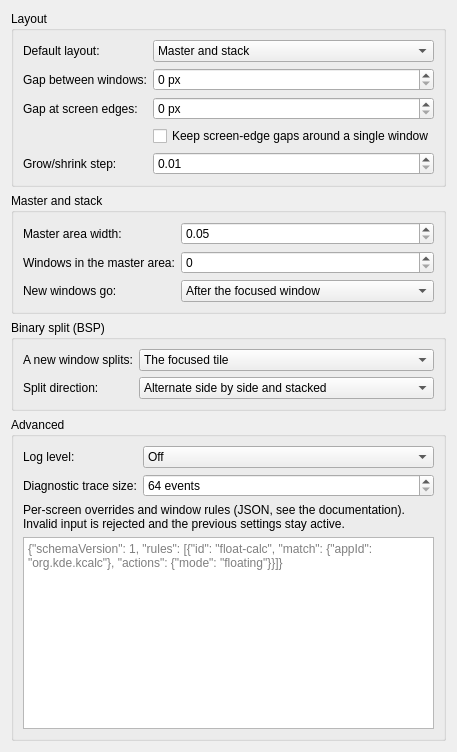
<?xml version="1.0" encoding="UTF-8"?>
<ui version="4.0">
 <class>PlastileConfigForm</class>
 <widget class="QWidget" name="PlastileConfigForm">
  <layout class="QVBoxLayout" name="mainLayout">
   <item>
    <widget class="QGroupBox" name="layoutGroup">
     <property name="title">
      <string>Layout</string>
     </property>
     <layout class="QFormLayout" name="layoutForm">
      <item row="0" column="0">
       <widget class="QLabel" name="layoutLabel">
        <property name="text">
         <string>Default layout:</string>
        </property>
        <property name="buddy">
         <cstring>kcfg_layout</cstring>
        </property>
       </widget>
      </item>
      <item row="0" column="1">
       <widget class="QComboBox" name="kcfg_layout">
        <property name="toolTip">
         <string>Layout for every screen and desktop. Change it per screen with the layout shortcuts.</string>
        </property>
        <item><property name="text"><string>Master and stack</string></property></item>
        <item><property name="text"><string>Binary split (BSP)</string></property></item>
        <item><property name="text"><string>Monocle (one window at a time)</string></property></item>
        <item><property name="text"><string>Floating (no tiling)</string></property></item>
       </widget>
      </item>
      <item row="1" column="0">
       <widget class="QLabel" name="gapInnerLabel">
        <property name="text">
         <string>Gap between windows:</string>
        </property>
        <property name="buddy">
         <cstring>kcfg_gapInner</cstring>
        </property>
       </widget>
      </item>
      <item row="1" column="1">
       <widget class="QSpinBox" name="kcfg_gapInner">
        <property name="suffix">
         <string> px</string>
        </property>
        <property name="maximum">
         <number>200</number>
        </property>
       </widget>
      </item>
      <item row="2" column="0">
       <widget class="QLabel" name="gapOuterLabel">
        <property name="text">
         <string>Gap at screen edges:</string>
        </property>
        <property name="buddy">
         <cstring>kcfg_gapOuter</cstring>
        </property>
       </widget>
      </item>
      <item row="2" column="1">
       <widget class="QSpinBox" name="kcfg_gapOuter">
        <property name="suffix">
         <string> px</string>
        </property>
        <property name="maximum">
         <number>200</number>
        </property>
       </widget>
      </item>
      <item row="3" column="1">
       <widget class="QCheckBox" name="kcfg_singleWindowGaps">
        <property name="text">
         <string>Keep screen-edge gaps around a single window</string>
        </property>
       </widget>
      </item>
      <item row="4" column="0">
       <widget class="QLabel" name="ratioStepLabel">
        <property name="text">
         <string>Grow/shrink step:</string>
        </property>
        <property name="buddy">
         <cstring>kcfg_ratioStep</cstring>
        </property>
       </widget>
      </item>
      <item row="4" column="1">
       <widget class="QDoubleSpinBox" name="kcfg_ratioStep">
        <property name="decimals">
         <number>2</number>
        </property>
        <property name="minimum">
         <double>0.010000000000000</double>
        </property>
        <property name="maximum">
         <double>0.500000000000000</double>
        </property>
        <property name="singleStep">
         <double>0.010000000000000</double>
        </property>
       </widget>
      </item>
     </layout>
    </widget>
   </item>
   <item>
    <widget class="QGroupBox" name="masterGroup">
     <property name="title">
      <string>Master and stack</string>
     </property>
     <layout class="QFormLayout" name="masterForm">
      <item row="0" column="0">
       <widget class="QLabel" name="masterRatioLabel">
        <property name="text">
         <string>Master area width:</string>
        </property>
        <property name="buddy">
         <cstring>kcfg_masterRatio</cstring>
        </property>
       </widget>
      </item>
      <item row="0" column="1">
       <widget class="QDoubleSpinBox" name="kcfg_masterRatio">
        <property name="decimals">
         <number>2</number>
        </property>
        <property name="minimum">
         <double>0.050000000000000</double>
        </property>
        <property name="maximum">
         <double>0.950000000000000</double>
        </property>
        <property name="singleStep">
         <double>0.050000000000000</double>
        </property>
       </widget>
      </item>
      <item row="1" column="0">
       <widget class="QLabel" name="masterCountLabel">
        <property name="text">
         <string>Windows in the master area:</string>
        </property>
        <property name="buddy">
         <cstring>kcfg_masterCount</cstring>
        </property>
       </widget>
      </item>
      <item row="1" column="1">
       <widget class="QSpinBox" name="kcfg_masterCount">
        <property name="maximum">
         <number>8</number>
        </property>
       </widget>
      </item>
      <item row="2" column="0">
       <widget class="QLabel" name="masterInsertLabel">
        <property name="text">
         <string>New windows go:</string>
        </property>
        <property name="buddy">
         <cstring>kcfg_masterInsert</cstring>
        </property>
       </widget>
      </item>
      <item row="2" column="1">
       <widget class="QComboBox" name="kcfg_masterInsert">
        <item><property name="text"><string>After the focused window</string></property></item>
        <item><property name="text"><string>At the end of the stack</string></property></item>
        <item><property name="text"><string>Into the master area</string></property></item>
       </widget>
      </item>
     </layout>
    </widget>
   </item>
   <item>
    <widget class="QGroupBox" name="bspGroup">
     <property name="title">
      <string>Binary split (BSP)</string>
     </property>
     <layout class="QFormLayout" name="bspForm">
      <item row="0" column="0">
       <widget class="QLabel" name="bspInsertLabel">
        <property name="text">
         <string>A new window splits:</string>
        </property>
        <property name="buddy">
         <cstring>kcfg_bspInsert</cstring>
        </property>
       </widget>
      </item>
      <item row="0" column="1">
       <widget class="QComboBox" name="kcfg_bspInsert">
        <item><property name="text"><string>The focused tile</string></property></item>
        <item><property name="text"><string>The last tile</string></property></item>
       </widget>
      </item>
      <item row="1" column="0">
       <widget class="QLabel" name="bspAxisLabel">
        <property name="text">
         <string>Split direction:</string>
        </property>
        <property name="buddy">
         <cstring>kcfg_bspAxis</cstring>
        </property>
       </widget>
      </item>
      <item row="1" column="1">
       <widget class="QComboBox" name="kcfg_bspAxis">
        <item><property name="text"><string>Alternate side by side and stacked</string></property></item>
        <item><property name="text"><string>Along the longer side of the tile</string></property></item>
        <item><property name="text"><string>Always side by side</string></property></item>
        <item><property name="text"><string>Always stacked</string></property></item>
       </widget>
      </item>
     </layout>
    </widget>
   </item>
   <item>
    <widget class="QGroupBox" name="advancedGroup">
     <property name="title">
      <string>Advanced</string>
     </property>
     <layout class="QFormLayout" name="advancedForm">
      <item row="0" column="0">
       <widget class="QLabel" name="diagnosticsLabel">
        <property name="text">
         <string>Log level:</string>
        </property>
        <property name="buddy">
         <cstring>kcfg_diagnostics</cstring>
        </property>
       </widget>
      </item>
      <item row="0" column="1">
       <widget class="QComboBox" name="kcfg_diagnostics">
        <item><property name="text"><string>Off</string></property></item>
        <item><property name="text"><string>Warnings</string></property></item>
        <item><property name="text"><string>Information</string></property></item>
        <item><property name="text"><string>Debug</string></property></item>
       </widget>
      </item>
      <item row="1" column="0">
       <widget class="QLabel" name="traceCapacityLabel">
        <property name="text">
         <string>Diagnostic trace size:</string>
        </property>
        <property name="buddy">
         <cstring>kcfg_traceCapacity</cstring>
        </property>
       </widget>
      </item>
      <item row="1" column="1">
       <widget class="QSpinBox" name="kcfg_traceCapacity">
        <property name="suffix">
         <string> events</string>
        </property>
        <property name="minimum">
         <number>64</number>
        </property>
        <property name="maximum">
         <number>65536</number>
        </property>
       </widget>
      </item>
      <item row="2" column="0" colspan="2">
       <widget class="QLabel" name="configJsonLabel">
        <property name="text">
         <string>Per-screen overrides and window rules (JSON, see the documentation). Invalid input is rejected and the previous settings stay active.</string>
        </property>
        <property name="wordWrap">
         <bool>true</bool>
        </property>
       </widget>
      </item>
      <item row="3" column="0" colspan="2">
       <widget class="QPlainTextEdit" name="kcfg_configJson">
        <property name="kcfg_property" stdset="0">
         <cstring>plainText</cstring>
        </property>
        <property name="kcfg_propertyNotify" stdset="0">
         <cstring>textChanged</cstring>
        </property>
        <property name="placeholderText">
         <string>{"schemaVersion": 1, "rules": [{"id": "float-calc", "match": {"appId": "org.kde.kcalc"}, "actions": {"mode": "floating"}}]}</string>
        </property>
       </widget>
      </item>
     </layout>
    </widget>
   </item>
  </layout>
 </widget>
 <resources/>
 <connections/>
</ui>
